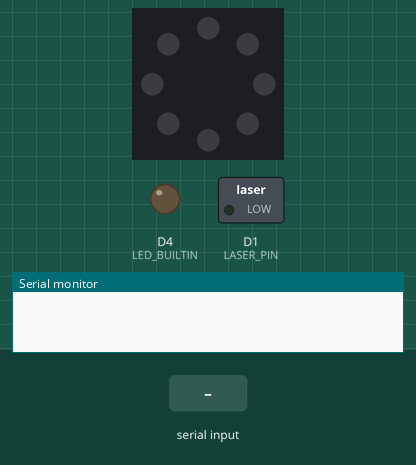
A program run on a simulated ESP8266 (Wemos D1 mini). Shown: 8 RGB LEDs in a ring, first at the top, clockwise, switched loads named in the program (green lamp = pin HIGH), output pins drawn as LEDs (lit = HIGH, except the on-board LED, lit = LOW), the last lines printed to the serial monitor. Inputs (shaded band) come from the test bench. Dim RGB values are drawn brighter than linear.

Above: at 1.2 s.
1.3 s: "rainbow\n" received over Serial
At 1.45 s:
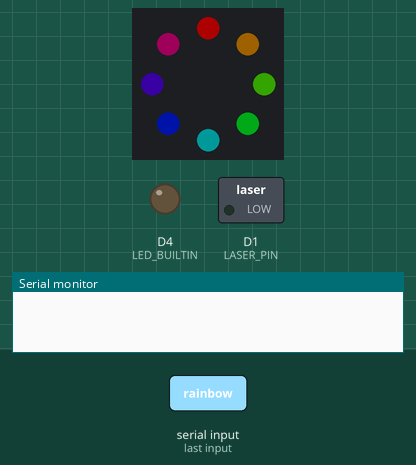
4.0 s: "white\n" received over Serial
At 5.2 s:
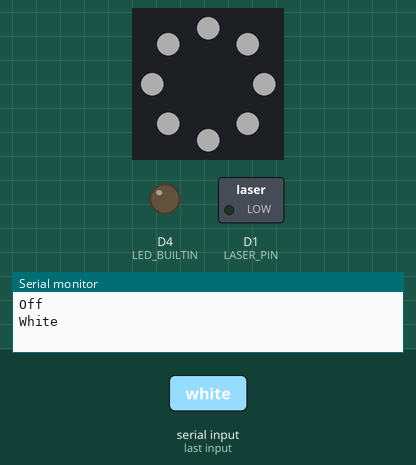
5.5 s: "1:90\n" received over Serial
At 6.5 s:
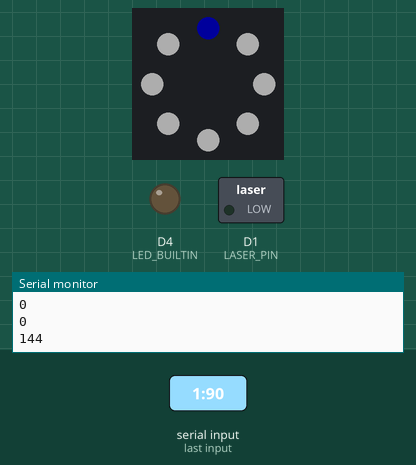
7.0 s: "led:on\n" received over Serial
At 7.6 s:
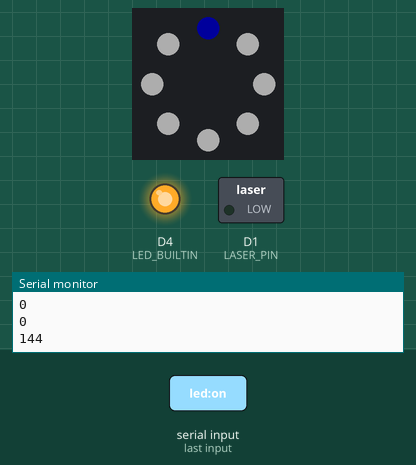
8.5 s: "laser:on\n" received over Serial
At 9.7 s:
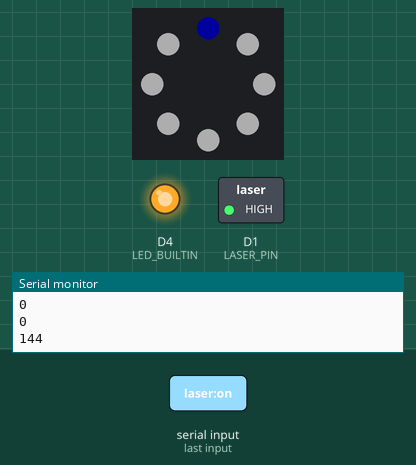
10.0 s: "led:off\n" received over Serial
At 11.1 s:
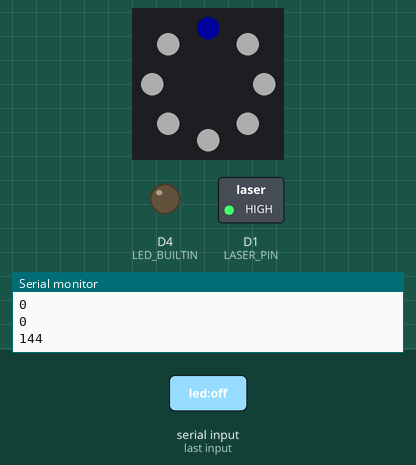
Timing chart, 0 to 12.5 s (numbered marks = the images above; inputs shaded):
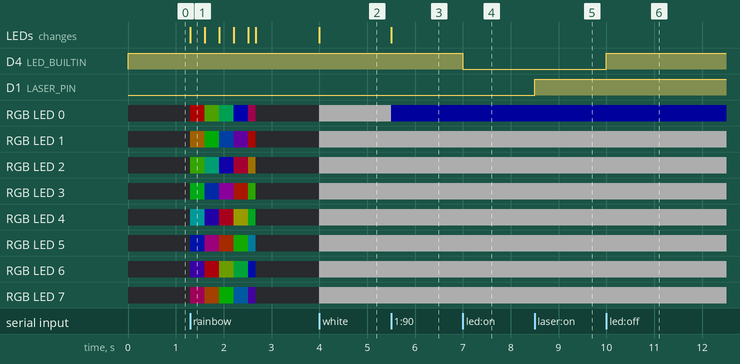

Measured:
- after the input at 1.3 s, RGB LED 0: off → RGB(50, 0, 0) at once, → RGB(16, 34, 0) 0.30 s later, → RGB(0, 33, 17) 0.30 s later, → RGB(0, 0, 50) 0.30 s later, … (6 changes in this stretch); RGB LED 1: off → RGB(31, 19, 0) at once, → RGB(0, 48, 2) 0.30 s later, → RGB(0, 14, 36) 0.30 s later, → RGB(19, 0, 31) 0.30 s later, … (6 changes in this stretch)
- after the input at 4.0 s, RGB LED 0–7: off → RGB(50, 50, 50) at once; the LEDs: change at once (image 2)
- after the input at 5.5 s, RGB LED 0: RGB(50, 50, 50) → RGB(0, 0, 28) at once; the LEDs: change at once (image 3)
- after the input at 7.0 s, D4 (LED_BUILTIN): HIGH → LOW at once
- after the input at 8.5 s, D1 (LASER_PIN): LOW → HIGH at once
- after the input at 10.0 s, D4 (LED_BUILTIN): LOW → HIGH at once

The program:

main.cpp
```cpp
#include <Adafruit_NeoPixel.h>
#include <Arduino.h>
#ifdef __AVR__
  #include <avr/power.h>
#endif

#define NEOPIXEL_PIN D3
#define LASER_PIN D1


#define NUM_LEDS 8


Adafruit_NeoPixel strip = Adafruit_NeoPixel(NUM_LEDS, NEOPIXEL_PIN, NEO_GRB + NEO_KHZ800);

// IMPORTANT: To reduce NeoPixel burnout risk, add 1000 uF capacitor across
// pixel power leads, add 300 - 500 Ohm resistor on first pixel's data input
// and minimize distance between Arduino and first pixel.  Avoid connecting
// on a live circuit...if you must, connect GND first.

// Input a value 0 to 255 to get a color value.
// The colours are a transition r - g - b - back to r.
uint32_t Wheel(byte WheelPos) {
  WheelPos = 255 - WheelPos;
  if(WheelPos < 85) {
    return strip.Color(255 - WheelPos * 3, 0, WheelPos * 3);
  }
  if(WheelPos < 170) {
    WheelPos -= 85;
    return strip.Color(0, WheelPos * 3, 255 - WheelPos * 3);
  }
  WheelPos -= 170;
  return strip.Color(WheelPos * 3, 255 - WheelPos * 3, 0);
}

// Fill the dots one after the other with a color
void colorWipe(uint32_t c, uint8_t wait) {
  for(uint16_t i=0; i<strip.numPixels(); i++) {
    strip.setPixelColor(i, c);
    strip.show();
    delay(wait);
  }
}

void rainbow(uint8_t wait) {
  uint16_t i, j;

  for(j=0; j<256; j++) {
    for(i=0; i<strip.numPixels(); i++) {
      strip.setPixelColor(i, Wheel((i+j) & 255));
    }
    strip.show();
    delay(wait);
  }
}

// Slightly different, this makes the rainbow equally distributed throughout
void rainbowCycle(uint8_t wait) {
  uint16_t i, j;

  for(j=0; j<256; j++) { // 5 cycles of all colors on wheel
    for(i=0; i< strip.numPixels(); i++) {
      strip.setPixelColor(i, Wheel(((i * 256 / strip.numPixels()) + j) & 255));
    }
    strip.show();
    delay(wait);
  }
}

void setup() {

  pinMode(LED_BUILTIN, OUTPUT);
  pinMode(LASER_PIN, OUTPUT);
  Serial.begin(9600);
  // This is for Trinket 5V 16MHz, you can remove these three lines if you are not using a Trinket
  #if defined (__AVR_ATtiny85__)
    if (F_CPU == 16000000) clock_prescale_set(clock_div_1);
  #endif
  // End of trinket special code

  strip.begin();
  strip.setBrightness(50);
  strip.show(); // Initialize all pixels to 'off'

  digitalWrite(LED_BUILTIN, HIGH); // Turn LED off

}

void off() {
  Serial.println("Off");
  strip.fill(strip.Color(0,0,0));
  strip.show();
}

void white() {
  Serial.println("White");
  strip.fill(strip.Color(255,255,255));
  strip.show();
}

String getValue(String data, char separator, int index)
{
    int found = 0;
    int strIndex[] = { 0, -1 };
    int maxIndex = data.length() - 1;

    for (int i = 0; i <= maxIndex && found <= index; i++) {
        if (data.charAt(i) == separator || i == maxIndex) {
            found++;
            strIndex[0] = strIndex[1] + 1;
            strIndex[1] = (i == maxIndex) ? i+1 : i;
        }
    }
    return found > index ? data.substring(strIndex[0], strIndex[1]) : "";
}


void handleCommand(String filterString) {
  //Check if string starts with number (for LED number)

  String ledNumber = getValue(filterString, ':', 0);
  int ledNumberInt = ledNumber.toInt();

  // To cheat we send "1" for 0

  if (ledNumberInt > 0 && ledNumberInt <= NUM_LEDS) {
    int realLedNumber = ledNumberInt - 1;
    String hexColor = getValue(filterString, ':', 1);
    if (hexColor.length() > 0) {
      long number = (long) strtol( &hexColor[0], NULL, 16);
      int r = number >> 16;
      int g = number >> 8 & 0xFF;
      int b = number & 0xFF;
      Serial.println(r);
      Serial.println(g);
      Serial.println(b);

      strip.setPixelColor(realLedNumber, strip.Color(r, g, b));
      strip.show();
    }
  } else {
    if (filterString.equals("white")) {
      white();
    } else if (filterString.equals("off")) {
      off();
    } else if (filterString.equals("rainbow")) {
      rainbowCycle(5);
      off();
    } else if (filterString.startsWith("bri")) {
      Serial.println("Brightness");
      String brightnessValue = getValue(filterString, ':', 1);
      int brightnessValueInt = brightnessValue.toInt();
      if (brightnessValueInt > 0 && brightnessValueInt < 255) {
        Serial.println(brightnessValueInt);
        strip.setBrightness(brightnessValueInt);
        strip.show();
      }
    } else if (filterString.equals("led:on")) {
      digitalWrite(LED_BUILTIN, LOW);
    } else if (filterString.equals("led:off")) {
      digitalWrite(LED_BUILTIN, HIGH);
    }else if (filterString.equals("laser:on")) {
      digitalWrite(LASER_PIN, HIGH);
    } else if (filterString.equals("laser:off")) {
      digitalWrite(LASER_PIN, LOW);
    }
  }
}

char input;

void processIncomingByte (const byte inByte)  {
  static char input_line [10];
  static unsigned int input_pos = 0;

  switch (inByte) {
    case '\n':   // end of text
      input_line [input_pos] = 0;  // terminating null byte
      // terminator reached! process input_line here ...
      handleCommand(input_line);
      // reset buffer for next time
      input_pos = 0;
      break;
    case '\r':   // discard carriage return
      break;
    default:
      // keep adding if not full ... allow for terminating null byte
      if (input_pos < (10 - 1))
        input_line [input_pos++] = inByte;
      break;
    }
}

void loop() {
  while(Serial.available()) {
    processIncomingByte(Serial.read());
  }
}
```
